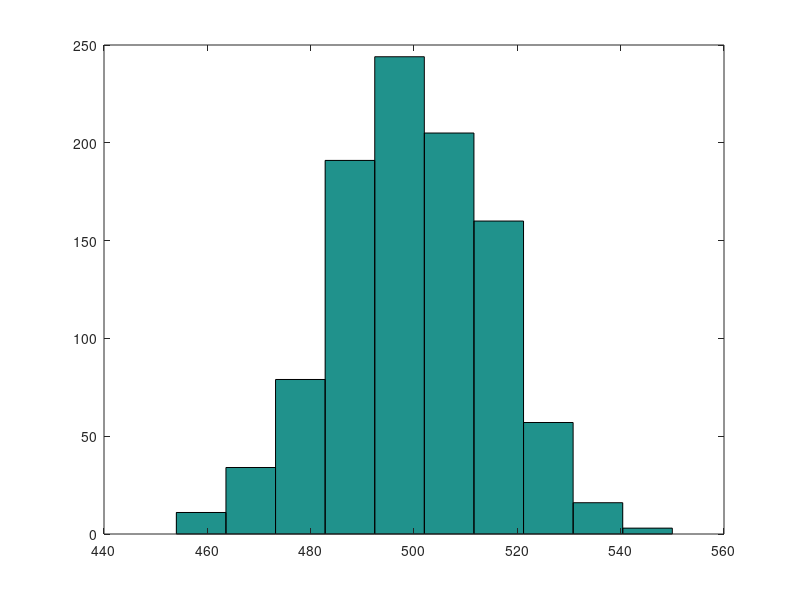

Write MATLAB code to recreate this figure.

headtotals = [];
tailtotals = [];

for j = 1:1000
    heads = 0;
    tails = 0;
    for i= 1:1000
        if rand < .5
            heads = heads + 1;
        else 
            tails = tails + 1;
        end
    end
    headtotals = [headtotals heads];
    tailtotals = [tailtotals tails];
end

headtotals
tailtotals;

figure
hist(headtotals);

